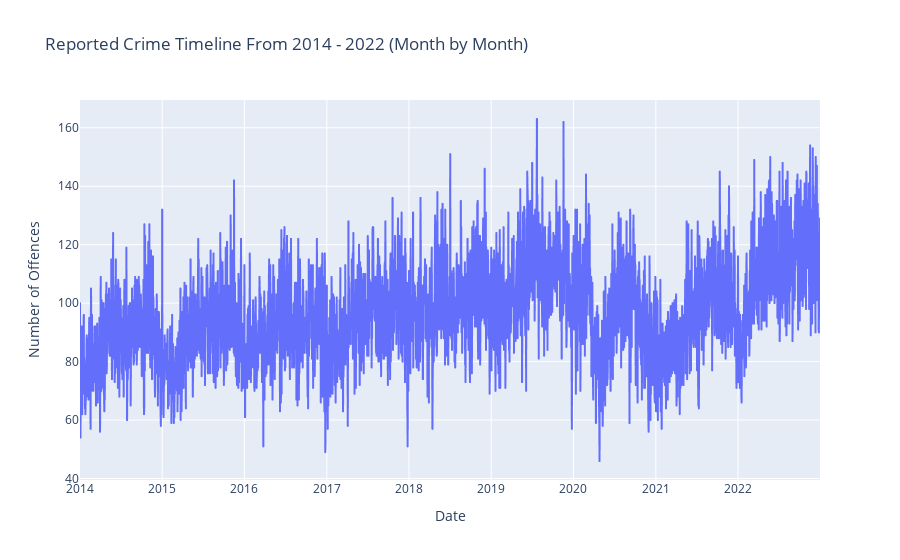

Source (notebook cell):
### Code cell
import plotly.express as px
crime_trend = data[['REPORT_DATE','REPORT_MONTH','OFFENCE']]
crime_trend['REPORT_DATE'] = pd.to_datetime(crime_trend['REPORT_DATE']).dt.date
crime_trend = crime_trend.groupby('REPORT_DATE').agg({'OFFENCE':'count'}).reset_index()
# crime_trend

# Create a line plot using Plotly
fig = px.line(crime_trend, x='REPORT_DATE', y='OFFENCE', title='Reported Crime Timeline From 2014 - 2022 (Month by Month)')

# Customize the plot layout
fig.update_layout(
    xaxis_title='Date',
    yaxis_title='Number of Offences',
    xaxis=dict(showgrid=True),
    yaxis=dict(showgrid=True),
)

# Show the plot
fig.show()

### Figure 1 — Plotly figure (JSON) as saved in the notebook; plotly's stock layout.template omitted (floating-point values rounded to 4 significant figures; data arrays with more than 128 entries replaced by an {"elided": "..."} marker saying what was removed)
{"data": [{"hovertemplate": "REPORT_DATE=%{x}<br>OFFENCE=%{y}<extra></extra>", "legendgroup": "", "line": {"color": "#636efa", "dash": "solid"}, "marker": {"symbol": "circle"}, "mode": "lines", "name": "", "showlegend": false, "type": "scattergl", "x": {"elided": "3287 str values"}, "xaxis": "x", "y": {"elided": "3287 int values"}, "yaxis": "y"}], "layout": {"legend": {"tracegroupgap": 0}, "title": {"text": "Reported Crime Timeline From 2014 - 2022 (Month by Month)"}, "xaxis": {"anchor": "y", "domain": [0, 1], "showgrid": true, "title": {"text": "Date"}}, "yaxis": {"anchor": "x", "domain": [0, 1], "showgrid": true, "title": {"text": "Number of Offences"}}}}
